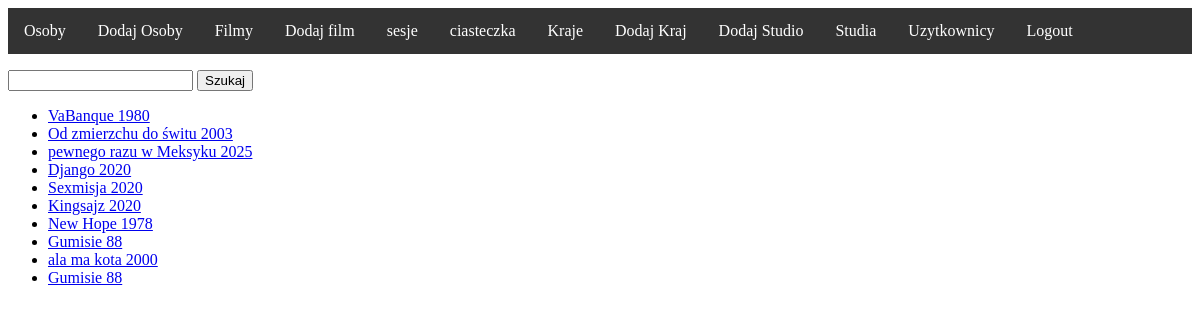
/movies/ (signed in), run on the app's committed database.
### filmweb/models.py (models this page shows)
class Movie(models.Model):
    title = models.CharField(max_length=20)
    year = models.IntegerField()
    directed_by = models.ForeignKey(Person, on_delete=models.CASCADE, null=True, related_name='directed')
    actors = models.ManyToManyField(Person, related_name='played_in')
    studio = models.ForeignKey(Studio, on_delete=models.CASCADE,default=1)
    def __str__(self):
        return f"{self.title} {self.year}"
    def get_detail_url(self):
        return f"/movie/{self.id}"

### filmweb/views.py (the view)
# urls.py: path('movies/', views.movie_view, name='movie_list'),
def movie_view(request):
    objects = Movie.objects.all()
    return render(request, 'show_objects.html', {'object_list':objects})

### templates/show_objects.html
{% extends 'base.html' %}
{% block content %}
    <p>
    <form>
        <input type="text" name="data">
        <input type="submit" value="Szukaj">
    </form>
    </p>
<ul>
    {% for obj in object_list %}
        <li><a href="{{ obj.get_detail_url }}"> {{ obj }}</a></li>
    {% endfor %}
</ul>
{% endblock %}

### data on the page
Movie: title+year "VaBanque 1980"
Movie: title+year "Od zmierzchu do świtu 2003"
Movie: title+year "pewnego razu w Meksyku 2025"
Movie: title+year "Django 2020"
Movie: title+year "Sexmisja 2020"
Movie: title+year "Kingsajz 2020"
Movie: title+year "New Hope 1978"
Movie: title+year "Gumisie 88"
Movie: title+year "ala ma kota 2000"
Movie: title+year "Gumisie 88"
